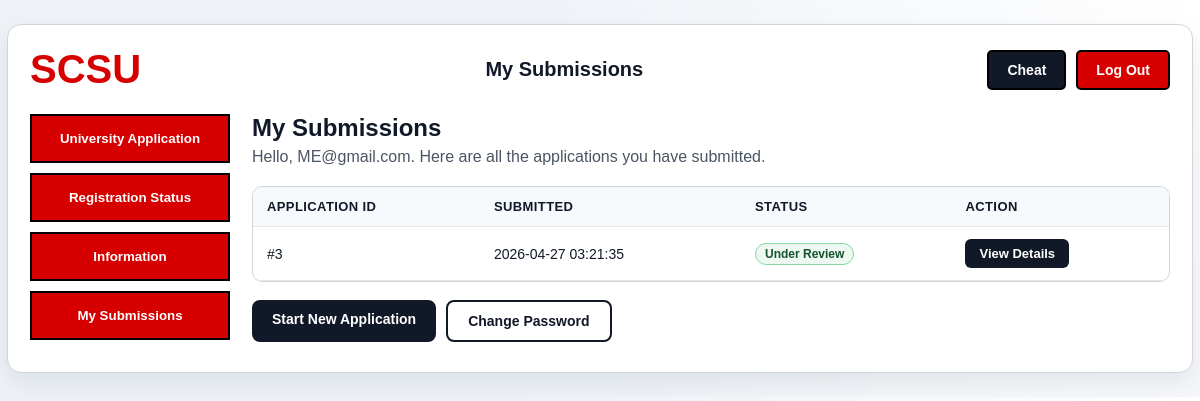
/my-submissions (signed in), run on the app's committed database.
### website/modles.py (models this page shows, shortened)
class User(UserMixin, db.Model):
	__tablename__ = 'users'
	id = db.Column(db.Integer, primary_key=True)
	email = db.Column(db.String(255), unique=True, nullable=False)
	first_name = db.Column(db.String(150), nullable=False)
	password_hash = db.Column(db.String(255), nullable=False)
	is_admin = db.Column(db.Boolean, nullable=False, default=False)
	applications = db.relationship('Application', back_populates='user')

class Application(db.Model):
	__tablename__ = 'applications'
	id = db.Column('ApplicationID', db.Integer, primary_key=True)
	student_id = db.Column('StudentID', db.Integer, db.ForeignKey('student.StudentID'), nullable=False)
	user_id = db.Column('UserID', db.Integer, db.ForeignKey('users.id'), nullable=True)
	submitted_at = db.Column('SubmittedAt', db.DateTime, nullable=False, default=datetime.utcnow)
	status = db.Column('Status', db.String(30), nullable=False, default='Draft')
	reviewed_by = db.Column('ReviewedBy', db.Integer, nullable=True)
	reviewed_at = db.Column('ReviewedAt', db.DateTime, nullable=True)
	admin_notes = db.Column('AdminNotes', db.Text, nullable=True)
	additional_info_text = db.Column('AdditionalInfo', db.Text, nullable=True)
	student = db.relationship('Student', back_populates='applications')
	user = db.relationship('User', back_populates='applications')

### website/views.py (the view)
@views.route('/my-submissions', methods=['GET'])
@login_required
def my_submissions():
    submissions = get_user_submissions(user_id=current_user.id)
    return render_template('my_submissions.html', submissions=submissions)

### website/__init__.py (called while the page is built)
@login_manager.user_loader
def load_user(user_id):
    return db.session.get(User, int(user_id))

### website/modles.py (called while the page is built)
def _serialize_personal_info(student):
	if student is None:
		return {}
	return {
		'first_name': student.first_name or '',
		'middle_initial': student.middle_initial or '',
		'last_name': student.last_name or '',
		'dob': student.date_of_birth or '',
		'contact': student.contact or '',
		'citizenship': student.citizenship or '',
		'street_address': student.street_address or '',
		'state': student.state or '',
		'city': student.city or '',
		'zipcode': student.zipcode or '',
		'phone_number': student.phone_number or '',
	}

def _serialize_financial_info(finance):
	if finance is None:
		return {}
	return {
		'household_income': finance.household_income or '',
		'financial_aid': finance.financial_aid or '',
		'aid_amount': finance.aid_amount or '',
		'employment': finance.employment or '',
		'volunteer_work': finance.volunteer_work or '',
		'assets': finance.assets or '',
		'expenses': finance.expenses or '',
		'financial_notes': finance.financial_notes or '',
	}

def _serialize_academic_info(academic):
	if academic is None:
		return {}
	return {
		'school_name': academic.school_name or '',
		'gpa': academic.gpa or '',
		'academic_notes': academic.notes or '',
		'transcript_filename': academic.transcript_path or '',
	}

def _serialize_parental_info(income):
	if income is None:
		return {}
	return {
		'guardian_first_name': income.guardian_first_name or '',
		'guardian_middle_initial': income.guardian_middle_initial or '',
		'guardian_last_name': income.guardian_last_name or '',
		'guardian_relationship': income.guardian_relationship or '',
		'parent_income': income.guardian_income or '',
		'employment_details': income.guardian_employment or '',
		'support_source': income.income_support or '',
		'household_size': income.people_supported or '',
		'income_notes': income.guardian_notes or '',
		'income_documents_filename': income.income_documents_path or '',
	}

def _serialize_major_info(major):
	if major is None:
		return {}
	return {
		'major_choice': major.major_choice or '',
		'minor_choice': major.minor_choice or '',
		'major_comments': major.notes or '',
	}

def get_user_submissions(user_id):
	applications = (
		Application.query
		.filter(Application.user_id == user_id, Application.status != 'Draft')
		.order_by(Application.submitted_at.desc())
		.all()
	)
	return [_serialize_application(a) for a in applications]
	return [_serialize_application(a) for a in applications]

### website/templates/my_submissions.html (shortened to what this page needs)
<!DOCTYPE html>
<html lang="en">
<head>
</head>
<body>
<div class="container">
    <div class="header">
        <div class="logo">SCSU</div>
        <div class="title">My Submissions</div>
        <div class="header-actions">
            <a class="cheat" href="{{ url_for('views.admin_review_applications') }}">Cheat</a>
            {% if current_user.is_authenticated %}
                <a class="login" href="{{ url_for('auth.logout') }}">Log Out</a>
            {% else %}
                <a class="login" href="{{ url_for('auth.login') }}">Log-in/Sign-up</a>
            {% endif %}
        </div>
    </div>
    <div class="main">
        <div class="sidebar">
            <a href="{{ url_for('views.start_application') }}"><button type="button">University Application</button></a>
            <a href="{{ url_for('views.home') }}"><button type="button">Registration Status</button></a>
            <a href="{{ url_for('views.information') }}"><button type="button">Information</button></a>
            <a href="{{ url_for('views.my_submissions') }}"><button type="button">My Submissions</button></a>
        </div>
        <div class="content">
            <h2>My Submissions</h2>
            <p class="subtitle">Hello, {{ current_user.first_name }}. Here are all the applications you have submitted.</p>
            {% if submissions %}
                <div class="table-wrap">
                    <table>
                        <thead>
                            <tr>
                                <th>Application ID</th>
                                <th>Submitted</th>
                                <th>Status</th>
                                <th>Action</th>
                            </tr>
                        </thead>
                        <tbody>
                            {% for sub in submissions %}
                                <tr>
                                    <td>#{{ sub.id }}</td>
                                    <td>{{ sub.submitted_at }}</td>
                                    <td><span class="badge">{{ sub.status }}</span></td>
                                    <td>
                                        <a class="view-btn" href="{{ url_for('views.my_submission_detail', application_id=sub.id) }}">View Details</a>
                                    </td>
                                </tr>
                            {% endfor %}
                        </tbody>
                    </table>
                </div>
            {% else %}
                <div class="empty">You have not submitted any applications yet.</div>
            {% endif %}
            <div class="actions-row">
                <a class="btn" href="{{ url_for('views.start_application') }}">Start New Application</a>
                <a class="btn btn-secondary" href="{{ url_for('auth.change_password') }}">Change Password</a>
            </div>
        </div>
    </div>
</div>
</body>
</html>

### website/templates/my_submissions.html (style rules this page uses)
:root { --page-bg: #eef2f7; --panel-bg: #ffffff; --panel-soft: #f7fafc; --text-main: #111827; --text-muted: #4b5563; --brand-red: #d60000; --brand-dark: #111827; --line: #d1d5db; --status-bg: #ecf8f0; --status-border: #86d8a5; --status-text: #14532d; }
body { font-family: Arial, sans-serif; margin: 0; background: radial-gradient(circle at top right, #ffffff 0%, var(--page-bg) 55%); color: var(--text-main); }
.container { width: 95%; margin: 24px auto; border: 1px solid var(--line); border-radius: 14px; padding: 22px; background-color: var(--panel-bg); box-shadow: 0 10px 24px rgba(17, 24, 39, 0.08); }
.header { display: flex; align-items: center; justify-content: space-between; }
.header-actions { display: flex; gap: 10px; align-items: center; }
.logo { font-size: 40px; font-weight: bold; color: var(--brand-red); }
.title { text-align: center; flex: 1; font-size: 20px; font-weight: bold; }
.login { font-size: 14px; text-decoration: none; background: var(--brand-red); color: #ffffff; padding: 10px 18px; border: 2px solid black; border-radius: 5px; font-weight: bold; transition: transform 0.15s ease, opacity 0.15s ease; }
.cheat { font-size: 14px; text-decoration: none; background: var(--brand-dark); color: white; padding: 10px 18px; border: 2px solid black; border-radius: 5px; font-weight: bold; transition: transform 0.15s ease, opacity 0.15s ease; }
.main { display: flex; gap: 22px; align-items: flex-start; margin-top: 22px; }
.sidebar { width: 200px; flex-shrink: 0; }
.sidebar button { width: 100%; background: var(--brand-red); color: #ffffff; border: 2px solid black; padding: 15px; margin-bottom: 10px; font-weight: bold; cursor: pointer; }
.content { flex: 1; }
.content h2 { margin: 0 0 6px; font-size: 24px; }
.subtitle { margin: 0 0 20px; color: var(--text-muted); }
.table-wrap { background: #ffffff; border: 1px solid var(--line); border-radius: 10px; overflow: hidden; }
table { width: 100%; border-collapse: collapse; }
th, td { padding: 12px 14px; text-align: left; border-bottom: 1px solid #e5e7eb; font-size: 14px; }
th { background: var(--panel-soft); font-size: 13px; text-transform: uppercase; letter-spacing: 0.4px; }
td:last-child { white-space: nowrap; }
.badge { display: inline-block; padding: 3px 9px; border-radius: 999px; background: var(--status-bg); color: var(--status-text); font-size: 12px; font-weight: bold; border: 1px solid var(--status-border); }
.view-btn { display: inline-block; text-decoration: none; padding: 7px 14px; background: var(--brand-dark); color: #ffffff; border-radius: 6px; font-size: 13px; font-weight: bold; }
.actions-row { margin-top: 18px; display: flex; gap: 10px; }
.btn { display: inline-block; text-decoration: none; padding: 11px 20px; background: var(--brand-dark); color: #ffffff; border-radius: 8px; font-weight: bold; font-size: 14px; border: none; cursor: pointer; }
.btn-secondary { background: #ffffff; color: var(--brand-dark); border: 2px solid var(--brand-dark); }

### data on the page
User: first_name "ME@gmail.com"
Application: id "3", submitted_at "2026-04-27 03:21:35", status "Under Review"
